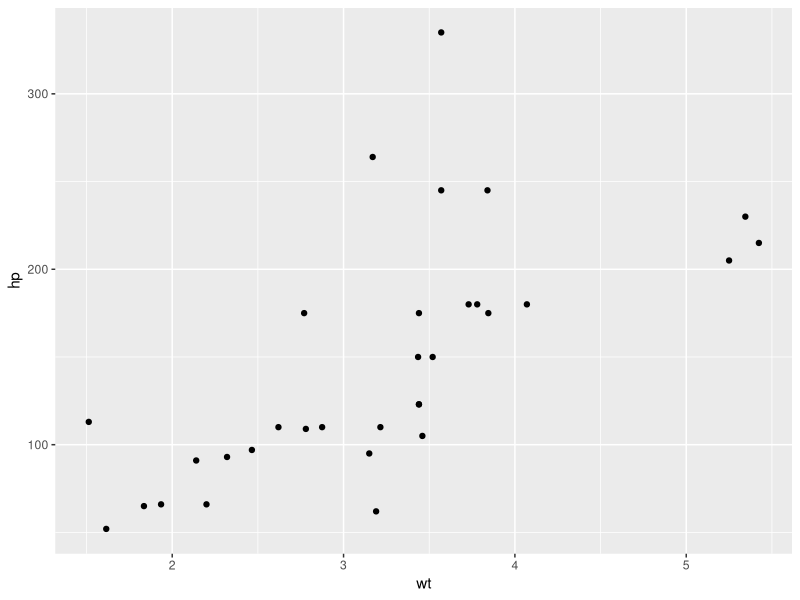
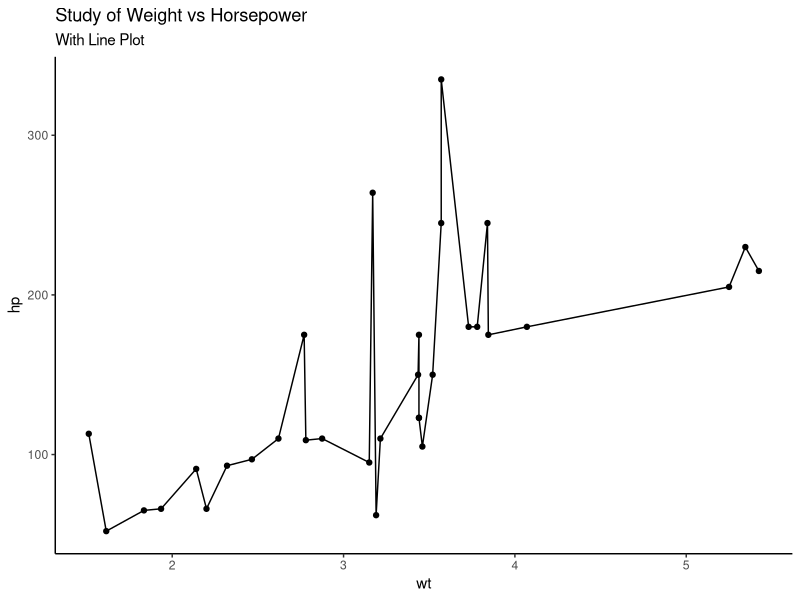
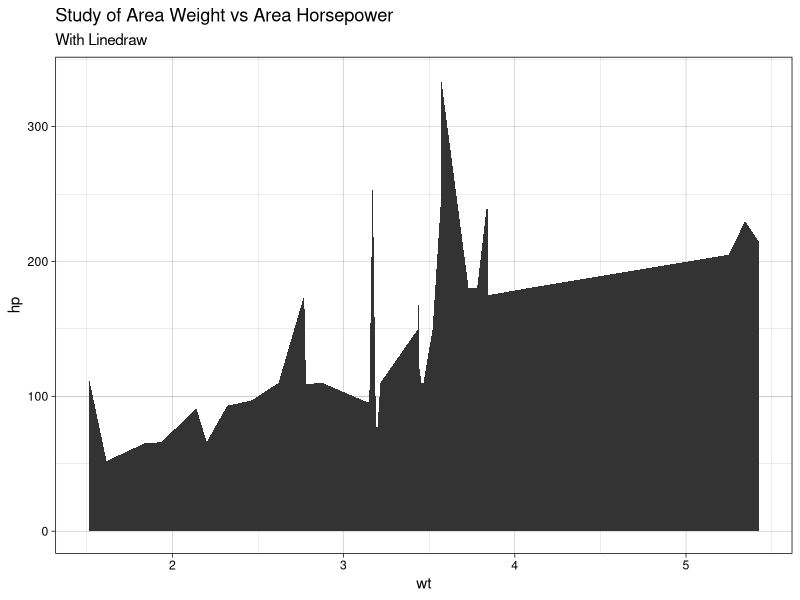
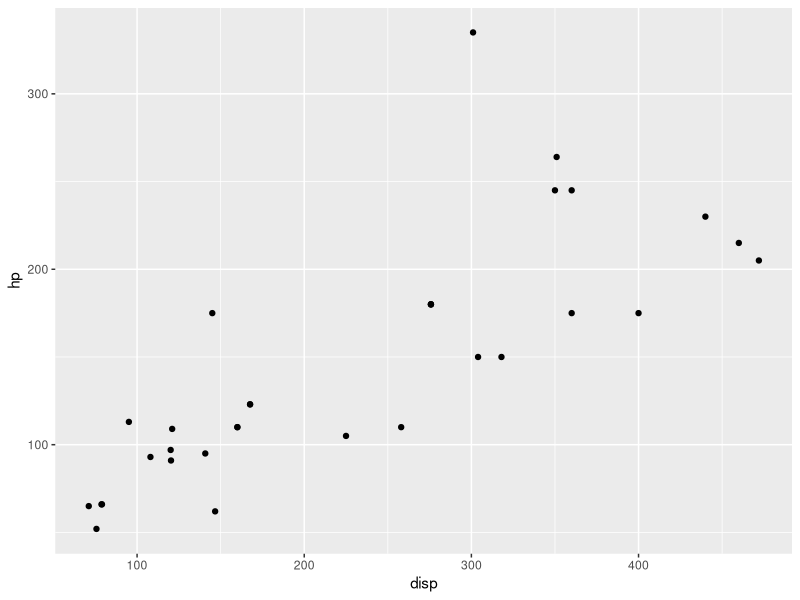
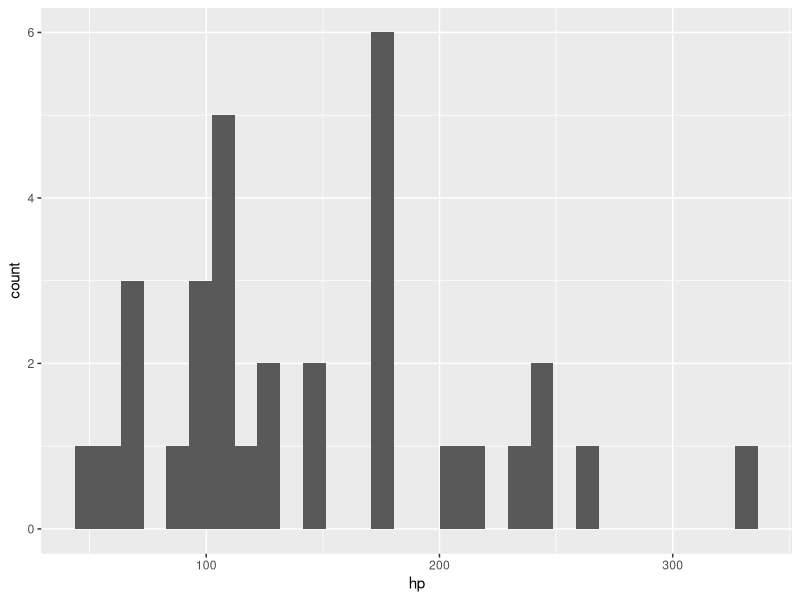
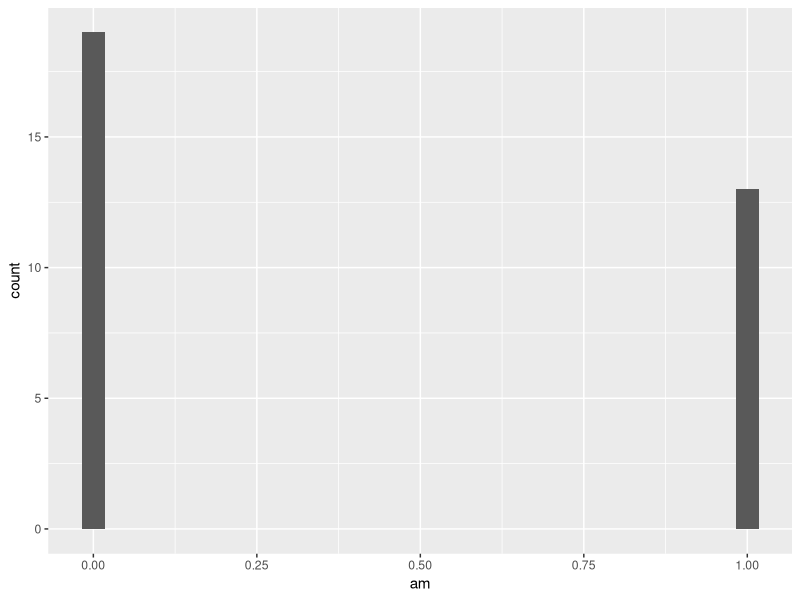

Recreate these plots in R, in order.
## ---- chunk 1
0.1 + 0.1 + 0.1 - 0.3
0.3 - 0.1 - 0.1 - 0.1 # a variation

# run this if you want to avoid scientific notation
options(scipen = 999)
## ---- chunk 2
# install.packages("tidyverse")
library(tidyverse)
## ---- chunk 3
mtcars[mtcars$cyl == 6 & mtcars$mpg > 20, c("mpg", "hp")]
## ---- chunk 4
mtcars %>%
  filter(cyl == 6, mpg > 20) |> # reminder that %>% is the same thing
  select(mpg, hp)
## ---- chunk 5
# {r load-data, message = FALSE}

#| label: load data
# Best opractice is to create a label for organization identity in lower left of chunk window

data(mtcars) # reads in the data & adds it to your environment as a dataframe
mtcars
#mtcars is a built in data frame

mtcars <- mtcars |> 
  rownames_to_column("model")

view(mtcars)

head(mtcars, 10)
#Create preview

summary(mtcars)
#Creates summary

?mtcars
#brings up help tap and what data includes

tail(mtcars)
## ---- chunk 6
tail(mtcars)
## ---- chunk 7
#Mean is a label

mean(mtcars$mpg)
#$ allows you to select var within dataframe

mean(mtcars$cyl)

median(mtcars$hp)
#Finds Median of variables
## ---- chunk 8

mean(mtcars$wt)
mean(mtcars$hp)
mean(mtcars$qsec)
## ---- chunk 9

median(mtcars$hp)
## ---- chunk 10
# this is a scatterplot of wt by hp

ggplot(data = mtcars, aes(x = wt, y = hp)) +
  geom_point()
## ---- chunk 11
ggplot(data = mtcars, aes(x = wt, y = hp)) +
  geom_line() +
  geom_point() +
  theme_classic() +
  labs(title = "Study of Weight vs Horsepower",
       subtitle = "With Line Plot")

#%>% is operator used to pass the current plot objective to layout function
#Interactive scatterplot allows you to zoom, pan, and hover over data points

ggplot(data = mtcars, aes(x = wt, y = hp)) +
  geom_area() +
  theme_linedraw() +
  labs(title = "Study of Area Weight vs Area Horsepower",
       subtitle = "With Linedraw")
## ---- chunk 12
ggplot(data = mtcars, aes(x = disp, y = hp)) +
  geom_point()

ggplot(data = mtcars, aes(x = hp)) +
  geom_histogram()

ggplot(data = mtcars, aes(x = am)) +
  geom_histogram()
#treating as numeric instead of factors

mtcars <- mtcars |> 
  mutate(am_f = factor(am, labels = c("auto", "manual")))
